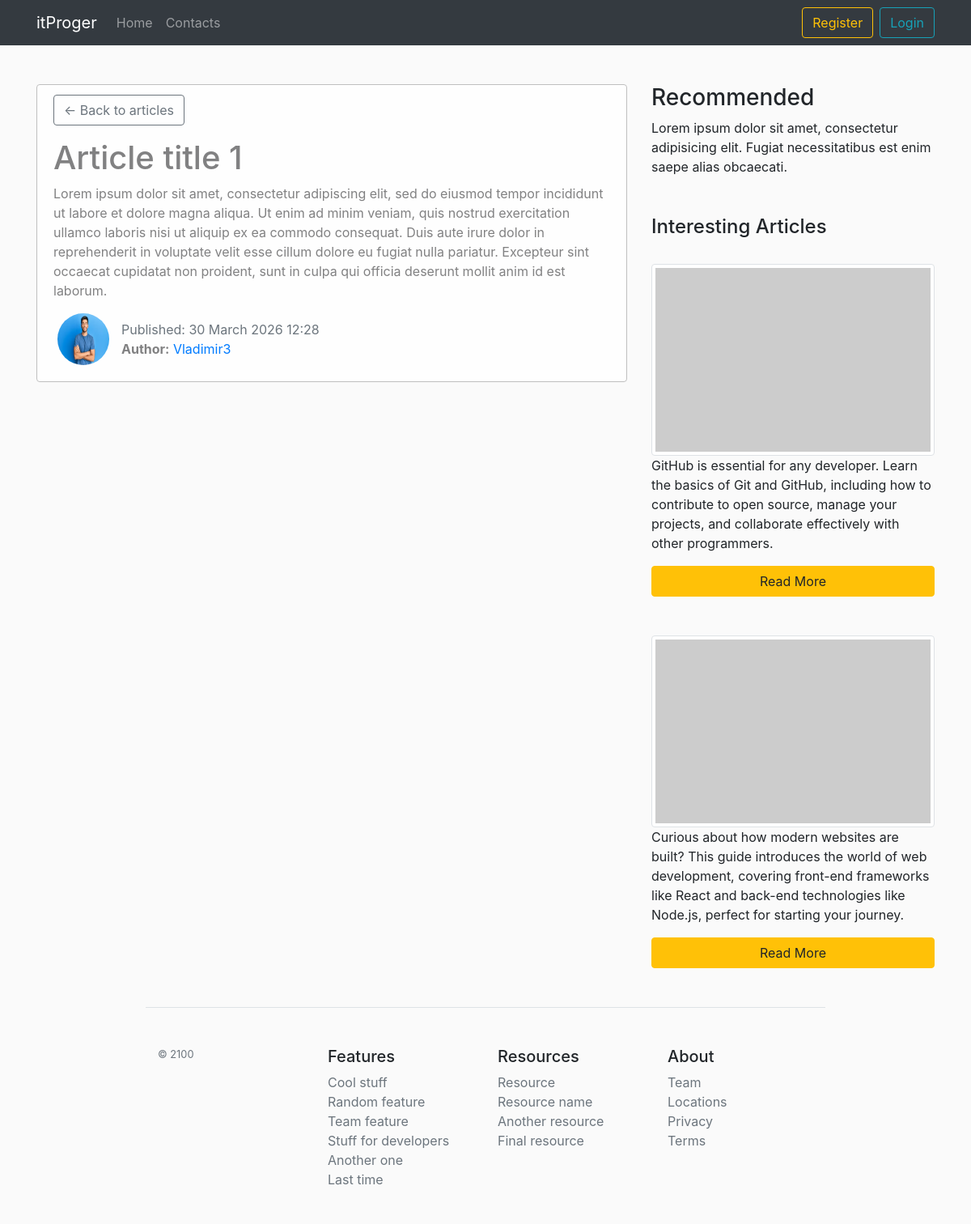
/news/6, run on the app's committed database.
### blog/models.py (models this page shows, shortened)
class News(models.Model):
    title = models.CharField('Title', max_length=100, unique=True)
    text = models.TextField('Text')
    date = models.DateTimeField('Дата', default=timezone.now)
    avtor = models.ForeignKey(User, verbose_name='Автор', on_delete=models.CASCADE)
    views = models.IntegerField('Просмотры', default=1)
    def __str__(self):
        return f'{self.title}'
    class Meta:
        verbose_name = 'Новость'
        verbose_name_plural = 'Новости'

### users/models.py (models this page shows, shortened)
class Profile(models.Model):
    user = models.OneToOneField(User, on_delete=models.CASCADE)
    img = models.ImageField('Фото пользователя', default='default.png', upload_to='user_images')
    class Meta:
        verbose_name = 'Профайл'
        verbose_name_plural = 'Профайлы'

### blog/views.py (the view)
# urls.py: path('news/<int:pk>', views.NewsDetailView.as_view(), name='news-detail'),
class NewsDetailView(DetailView):
    model = News
    def get_context_data(self, **kwards):
        ctx = super(NewsDetailView, self).get_context_data(**kwards)
        ctx['title'] = News.objects.get(pk=self.kwargs['pk'])
        return ctx

### blog/templates/blog/news_detail.html (shortened to what this page needs)
{% extends 'blog/base.html' %}
{% block content %}
    <div class="alert alert-light">
      <a href="{% url 'home' %}" class="btn btn-outline-secondary mb-3">
        &larr; Back to articles
      </a>
      <h1>{{ object.title }}</h1>
      <p>{{ object.text|safe }}</p>
      <div class="row">
        <div>
          <img src="{{ object.avtor.profile.img.url }}" alt="{{ object.avtor }}" class="user_images">
        </div>
        <div class="mt-2">
          <span class="text-muted">Published: {{ object.date|date:"d E Y H:i" }}</span>
          <p><b>Author:</b> <a href="{% url 'user-news' object.avtor %}">{{ object.avtor }}</a></p>
        </div>
      </div>
    </div>
{% endblock %}

### blog/static/blog/main.css (style rules this page uses)
body { background: #fafafa; }
.alert-light { border-color: #bfbfbf; }
.user_images { width: 64px; height: 64px; border-radius: 50%; margin-right: 15px; margin-left: 20px; }

### data on the page
News: title "Article title 1", text "Lorem ipsum dolor sit amet, consectetur adipiscing elit, sed do eiusmod tempor incididunt ut labore et dolore magna aliqua. Ut enim ad minim veniam, quis nostrud exercitation ullamco laboris nisi ut aliquip ex ea commodo consequat. Duis aute irure dolor in reprehenderit in voluptate velit esse cillum dolore eu fugiat nulla pariatur. Excepteur sint occaecat cupidatat non proident, sunt in culpa qui officia deserunt mollit anim id est laborum.", avtor.profile.img (picture), date "30 March 2026 12:28", avtor "Vladimir3"
